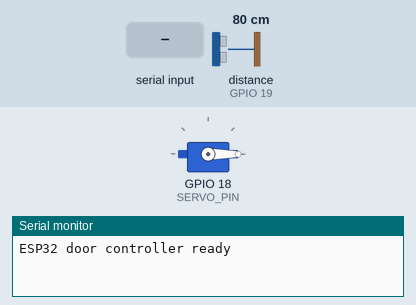
Simulated run of this sketch. Board: ESP32. Shown: servo, the last lines printed to the serial monitor. The test bench sets the inputs (shaded band); at power-on: distance to the obstacle (sensor on GPIO 19) 80 cm. The echo pulse lasts 58.3 µs per cm.

Above: at 1.7 s.
1.8 s: "OPEN\n" received over Serial
At 2.8 s:
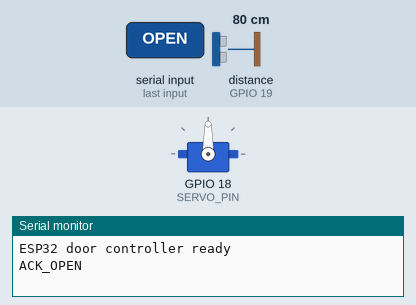
6.3 s: "CLOSE\n" received over Serial
At 7.6 s:
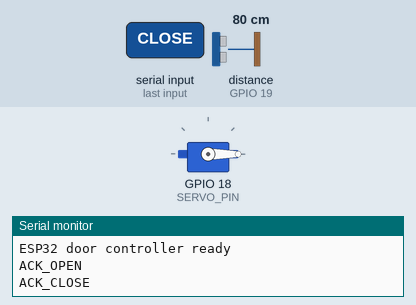
Timing chart, 0 to 9.3 s (numbered marks = the images above; inputs shaded):
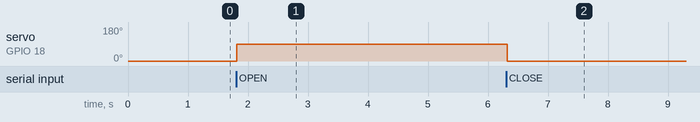

Measured:
- after the input at 1.8 s, servo on GPIO 18 (SERVO_PIN): 0° → 90° at once
- after the input at 6.3 s, servo on GPIO 18 (SERVO_PIN): 90° → 0° at once

The sketch:

door_controller.ino
```cpp
    #include <Arduino.h>
    #include <ESP32Servo.h>

    // Pin config (adjust to your wiring)
    const int TRIG_PIN = 5;
    const int ECHO_PIN = 19;
    const int SERVO_PIN = 18;  // any PWM-capable pin on ESP32

    // Distances in cm
    const float DETECT_DISTANCE_CM = 60.0;  // trigger when something is closer than this
    const unsigned long TRIGGER_COOLDOWN_MS = 5000;  // avoid spamming triggers

    // Servo angles
    const int SERVO_CLOSED_DEG = 0;
    const int SERVO_OPEN_DEG = 90;

    Servo doorServo;
    unsigned long lastTriggerMs = 0;

    float readDistanceCm() {
    // Send 10us pulse
    digitalWrite(TRIG_PIN, LOW);
    delayMicroseconds(2);
    digitalWrite(TRIG_PIN, HIGH);
    delayMicroseconds(10);
    digitalWrite(TRIG_PIN, LOW);

    long duration = pulseIn(ECHO_PIN, HIGH, 30000);  // 30ms timeout (~5m)
    if (duration == 0) return 9999;  // timeout

    // Sound speed: 343 m/s => 29.1 us per cm round-trip; divide by 2
    float distance = (duration * 0.0343) / 2.0;
    return distance;
    }

    void sendTriggerIfNeeded() {
    unsigned long now = millis();
    if (now - lastTriggerMs < TRIGGER_COOLDOWN_MS) return;

    float distance = readDistanceCm();
    if (distance < DETECT_DISTANCE_CM) {
        Serial.println("TRIGGER");
        lastTriggerMs = now;
    }
    }

    void handleSerialCommand() {
    if (!Serial.available()) return;
    String cmd = Serial.readStringUntil('\n');
    cmd.trim();
    cmd.toUpperCase();

    if (cmd == "OPEN") {
        doorServo.write(SERVO_OPEN_DEG);
        Serial.println("ACK_OPEN");
    } else if (cmd == "CLOSE") {
        doorServo.write(SERVO_CLOSED_DEG);
        Serial.println("ACK_CLOSE");
    }
    }

    void setup() {
    Serial.begin(9600);
    pinMode(TRIG_PIN, OUTPUT);
    pinMode(ECHO_PIN, INPUT);

    doorServo.setPeriodHertz(50);  // standard 50Hz servo
    doorServo.attach(SERVO_PIN, 500, 2400);  // adjust min/max pulse if needed
    doorServo.write(SERVO_CLOSED_DEG);

    delay(500);
    Serial.println("ESP32 door controller ready");
    }

    void loop() {
    sendTriggerIfNeeded();
    handleSerialCommand();
    delay(20);
    }
```
